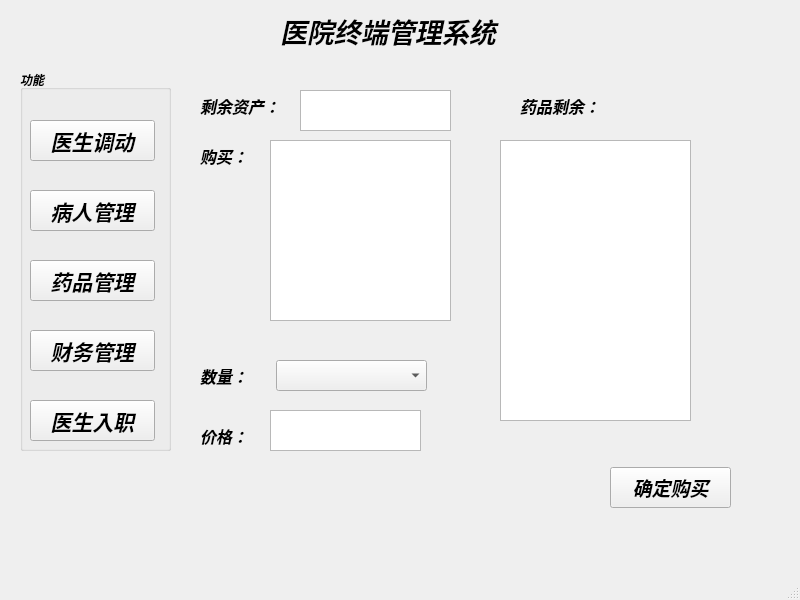
<?xml version="1.0" encoding="UTF-8"?>
<ui version="4.0">
 <class>MainWindow</class>
 <widget class="QMainWindow" name="MainWindow">
  <property name="geometry">
   <rect>
    <x>0</x>
    <y>0</y>
    <width>800</width>
    <height>600</height>
   </rect>
  </property>
  <property name="font">
   <font>
    <weight>75</weight>
    <italic>true</italic>
    <bold>true</bold>
   </font>
  </property>
  <property name="windowTitle">
   <string>MainWindow</string>
  </property>
  <widget class="QWidget" name="centralwidget">
   <widget class="QGroupBox" name="groupBox">
    <property name="geometry">
     <rect>
      <x>20</x>
      <y>70</y>
      <width>151</width>
      <height>381</height>
     </rect>
    </property>
    <property name="title">
     <string>功能</string>
    </property>
    <widget class="QPushButton" name="pushButton_4">
     <property name="geometry">
      <rect>
       <x>10</x>
       <y>260</y>
       <width>125</width>
       <height>41</height>
      </rect>
     </property>
     <property name="font">
      <font>
       <family>Adobe Arabic</family>
       <pointsize>16</pointsize>
       <weight>75</weight>
       <italic>true</italic>
       <bold>true</bold>
      </font>
     </property>
     <property name="text">
      <string>财务管理</string>
     </property>
    </widget>
    <widget class="QPushButton" name="pushButton_1">
     <property name="geometry">
      <rect>
       <x>10</x>
       <y>50</y>
       <width>125</width>
       <height>41</height>
      </rect>
     </property>
     <property name="font">
      <font>
       <family>Adobe Arabic</family>
       <pointsize>16</pointsize>
       <weight>75</weight>
       <italic>true</italic>
       <bold>true</bold>
      </font>
     </property>
     <property name="text">
      <string>医生调动</string>
     </property>
    </widget>
    <widget class="QPushButton" name="pushButton_2">
     <property name="geometry">
      <rect>
       <x>10</x>
       <y>120</y>
       <width>125</width>
       <height>41</height>
      </rect>
     </property>
     <property name="font">
      <font>
       <family>Adobe Arabic</family>
       <pointsize>16</pointsize>
       <weight>75</weight>
       <italic>true</italic>
       <bold>true</bold>
      </font>
     </property>
     <property name="text">
      <string>病人管理</string>
     </property>
    </widget>
    <widget class="QPushButton" name="pushButton_3">
     <property name="geometry">
      <rect>
       <x>10</x>
       <y>190</y>
       <width>125</width>
       <height>41</height>
      </rect>
     </property>
     <property name="font">
      <font>
       <family>Adobe Arabic</family>
       <pointsize>16</pointsize>
       <weight>75</weight>
       <italic>true</italic>
       <bold>true</bold>
      </font>
     </property>
     <property name="text">
      <string>药品管理</string>
     </property>
    </widget>
    <widget class="QPushButton" name="pushButton_6">
     <property name="geometry">
      <rect>
       <x>10</x>
       <y>330</y>
       <width>125</width>
       <height>41</height>
      </rect>
     </property>
     <property name="font">
      <font>
       <family>Adobe Arabic</family>
       <pointsize>16</pointsize>
       <weight>75</weight>
       <italic>true</italic>
       <bold>true</bold>
      </font>
     </property>
     <property name="text">
      <string>医生入职</string>
     </property>
    </widget>
   </widget>
   <widget class="QLabel" name="label">
    <property name="geometry">
     <rect>
      <x>280</x>
      <y>10</y>
      <width>301</width>
      <height>41</height>
     </rect>
    </property>
    <property name="font">
     <font>
      <family>Adobe Arabic</family>
      <pointsize>20</pointsize>
      <weight>75</weight>
      <italic>true</italic>
      <bold>true</bold>
     </font>
    </property>
    <property name="text">
     <string>医院终端管理系统</string>
    </property>
   </widget>
   <widget class="QStackedWidget" name="stackedWidget">
    <property name="geometry">
     <rect>
      <x>190</x>
      <y>80</y>
      <width>551</width>
      <height>451</height>
     </rect>
    </property>
    <property name="currentIndex">
     <number>2</number>
    </property>
    <widget class="QWidget" name="page">
     <widget class="QLabel" name="label_2">
      <property name="geometry">
       <rect>
        <x>30</x>
        <y>10</y>
        <width>131</width>
        <height>41</height>
       </rect>
      </property>
      <property name="font">
       <font>
        <family>Adobe Arabic</family>
        <pointsize>16</pointsize>
        <weight>75</weight>
        <italic>true</italic>
        <bold>true</bold>
       </font>
      </property>
      <property name="text">
       <string>医生：</string>
      </property>
     </widget>
     <widget class="QListView" name="listView">
      <property name="geometry">
       <rect>
        <x>20</x>
        <y>50</y>
        <width>130</width>
        <height>351</height>
       </rect>
      </property>
     </widget>
     <widget class="QListView" name="listView_2">
      <property name="geometry">
       <rect>
        <x>200</x>
        <y>50</y>
        <width>130</width>
        <height>350</height>
       </rect>
      </property>
     </widget>
     <widget class="QLabel" name="label_3">
      <property name="geometry">
       <rect>
        <x>200</x>
        <y>10</y>
        <width>131</width>
        <height>41</height>
       </rect>
      </property>
      <property name="font">
       <font>
        <family>Adobe Arabic</family>
        <pointsize>16</pointsize>
        <weight>75</weight>
        <italic>true</italic>
        <bold>true</bold>
       </font>
      </property>
      <property name="text">
       <string>选择科室：</string>
      </property>
     </widget>
     <widget class="QLabel" name="label_4">
      <property name="geometry">
       <rect>
        <x>370</x>
        <y>10</y>
        <width>131</width>
        <height>41</height>
       </rect>
      </property>
      <property name="font">
       <font>
        <family>Adobe Arabic</family>
        <pointsize>16</pointsize>
        <weight>75</weight>
        <italic>true</italic>
        <bold>true</bold>
       </font>
      </property>
      <property name="text">
       <string>结果：</string>
      </property>
     </widget>
     <widget class="QTextBrowser" name="textBrowser">
      <property name="geometry">
       <rect>
        <x>380</x>
        <y>50</y>
        <width>130</width>
        <height>211</height>
       </rect>
      </property>
     </widget>
     <widget class="QLabel" name="label_5">
      <property name="geometry">
       <rect>
        <x>470</x>
        <y>430</y>
        <width>72</width>
        <height>15</height>
       </rect>
      </property>
      <property name="text">
       <string>医生调动</string>
      </property>
     </widget>
     <widget class="QPushButton" name="pushButton">
      <property name="geometry">
       <rect>
        <x>390</x>
        <y>310</y>
        <width>93</width>
        <height>28</height>
       </rect>
      </property>
      <property name="font">
       <font>
        <family>Adobe Arabic</family>
        <pointsize>12</pointsize>
        <weight>75</weight>
        <italic>true</italic>
        <bold>true</bold>
       </font>
      </property>
      <property name="text">
       <string>确定调动</string>
      </property>
     </widget>
     <widget class="QPushButton" name="pushButton_5">
      <property name="geometry">
       <rect>
        <x>390</x>
        <y>360</y>
        <width>93</width>
        <height>28</height>
       </rect>
      </property>
      <property name="font">
       <font>
        <family>Adobe Arabic</family>
        <pointsize>12</pointsize>
        <weight>75</weight>
        <italic>true</italic>
        <bold>true</bold>
       </font>
      </property>
      <property name="text">
       <string>删除</string>
      </property>
     </widget>
    </widget>
    <widget class="QWidget" name="page_2">
     <widget class="QLabel" name="label_6">
      <property name="geometry">
       <rect>
        <x>20</x>
        <y>10</y>
        <width>101</width>
        <height>21</height>
       </rect>
      </property>
      <property name="font">
       <font>
        <family>Adobe Arabic</family>
        <pointsize>12</pointsize>
        <weight>75</weight>
        <italic>true</italic>
        <bold>true</bold>
       </font>
      </property>
      <property name="text">
       <string>病人名单：</string>
      </property>
     </widget>
     <widget class="QListView" name="listView_3">
      <property name="geometry">
       <rect>
        <x>20</x>
        <y>50</y>
        <width>130</width>
        <height>350</height>
       </rect>
      </property>
     </widget>
     <widget class="QLabel" name="label_7">
      <property name="geometry">
       <rect>
        <x>230</x>
        <y>5</y>
        <width>151</width>
        <height>31</height>
       </rect>
      </property>
      <property name="font">
       <font>
        <family>Adobe Arabic</family>
        <pointsize>12</pointsize>
        <weight>75</weight>
        <italic>true</italic>
        <bold>true</bold>
       </font>
      </property>
      <property name="text">
       <string>详细信息显示：</string>
      </property>
     </widget>
     <widget class="QTextBrowser" name="textBrowser_2">
      <property name="geometry">
       <rect>
        <x>220</x>
        <y>50</y>
        <width>290</width>
        <height>350</height>
       </rect>
      </property>
     </widget>
    </widget>
    <widget class="QWidget" name="page_3">
     <widget class="QLabel" name="label_8">
      <property name="geometry">
       <rect>
        <x>330</x>
        <y>10</y>
        <width>111</width>
        <height>31</height>
       </rect>
      </property>
      <property name="font">
       <font>
        <family>Adobe Arabic</family>
        <pointsize>12</pointsize>
        <weight>75</weight>
        <italic>true</italic>
        <bold>true</bold>
       </font>
      </property>
      <property name="text">
       <string>药品剩余：</string>
      </property>
     </widget>
     <widget class="QListView" name="listView_4">
      <property name="geometry">
       <rect>
        <x>310</x>
        <y>60</y>
        <width>191</width>
        <height>281</height>
       </rect>
      </property>
     </widget>
     <widget class="QLabel" name="label_9">
      <property name="geometry">
       <rect>
        <x>10</x>
        <y>10</y>
        <width>101</width>
        <height>31</height>
       </rect>
      </property>
      <property name="font">
       <font>
        <family>Adobe Arabic</family>
        <pointsize>12</pointsize>
        <weight>75</weight>
        <italic>true</italic>
        <bold>true</bold>
       </font>
      </property>
      <property name="text">
       <string>剩余资产：</string>
      </property>
     </widget>
     <widget class="QListView" name="listView_5">
      <property name="geometry">
       <rect>
        <x>80</x>
        <y>60</y>
        <width>181</width>
        <height>181</height>
       </rect>
      </property>
     </widget>
     <widget class="QComboBox" name="comboBox_3">
      <property name="geometry">
       <rect>
        <x>86</x>
        <y>280</y>
        <width>151</width>
        <height>31</height>
       </rect>
      </property>
     </widget>
     <widget class="QLabel" name="label_21">
      <property name="geometry">
       <rect>
        <x>10</x>
        <y>280</y>
        <width>61</width>
        <height>31</height>
       </rect>
      </property>
      <property name="font">
       <font>
        <family>Adobe Arabic</family>
        <pointsize>12</pointsize>
        <weight>75</weight>
        <italic>true</italic>
        <bold>true</bold>
       </font>
      </property>
      <property name="text">
       <string>数量：</string>
      </property>
     </widget>
     <widget class="QTextBrowser" name="textBrowser_3">
      <property name="geometry">
       <rect>
        <x>80</x>
        <y>330</y>
        <width>151</width>
        <height>41</height>
       </rect>
      </property>
     </widget>
     <widget class="QLabel" name="label_22">
      <property name="geometry">
       <rect>
        <x>10</x>
        <y>340</y>
        <width>61</width>
        <height>31</height>
       </rect>
      </property>
      <property name="font">
       <font>
        <family>Adobe Arabic</family>
        <pointsize>12</pointsize>
        <weight>75</weight>
        <italic>true</italic>
        <bold>true</bold>
       </font>
      </property>
      <property name="text">
       <string>价格：</string>
      </property>
     </widget>
     <widget class="QLabel" name="label_20">
      <property name="geometry">
       <rect>
        <x>10</x>
        <y>60</y>
        <width>61</width>
        <height>31</height>
       </rect>
      </property>
      <property name="font">
       <font>
        <family>Adobe Arabic</family>
        <pointsize>12</pointsize>
        <weight>75</weight>
        <italic>true</italic>
        <bold>true</bold>
       </font>
      </property>
      <property name="text">
       <string>购买：</string>
      </property>
     </widget>
     <widget class="QTextBrowser" name="textBrowser_7">
      <property name="geometry">
       <rect>
        <x>110</x>
        <y>10</y>
        <width>151</width>
        <height>41</height>
       </rect>
      </property>
     </widget>
     <widget class="QPushButton" name="pushButton_8">
      <property name="geometry">
       <rect>
        <x>420</x>
        <y>387</y>
        <width>121</width>
        <height>41</height>
       </rect>
      </property>
      <property name="font">
       <font>
        <family>Adobe Arabic</family>
        <pointsize>14</pointsize>
        <weight>75</weight>
        <italic>true</italic>
        <bold>true</bold>
       </font>
      </property>
      <property name="text">
       <string>确定购买</string>
      </property>
     </widget>
    </widget>
    <widget class="QWidget" name="page_4">
     <widget class="QLabel" name="label_10">
      <property name="geometry">
       <rect>
        <x>40</x>
        <y>20</y>
        <width>141</width>
        <height>31</height>
       </rect>
      </property>
      <property name="font">
       <font>
        <family>Adobe Arabic</family>
        <pointsize>12</pointsize>
        <weight>75</weight>
        <italic>true</italic>
        <bold>true</bold>
       </font>
      </property>
      <property name="text">
       <string>药品使用明细：</string>
      </property>
     </widget>
     <widget class="QTextBrowser" name="textBrowser_4">
      <property name="geometry">
       <rect>
        <x>20</x>
        <y>70</y>
        <width>280</width>
        <height>301</height>
       </rect>
      </property>
     </widget>
     <widget class="QTextBrowser" name="textBrowser_5">
      <property name="geometry">
       <rect>
        <x>340</x>
        <y>70</y>
        <width>180</width>
        <height>211</height>
       </rect>
      </property>
     </widget>
     <widget class="QLabel" name="label_11">
      <property name="geometry">
       <rect>
        <x>370</x>
        <y>25</y>
        <width>151</width>
        <height>31</height>
       </rect>
      </property>
      <property name="font">
       <font>
        <family>Adobe Arabic</family>
        <pointsize>12</pointsize>
        <weight>75</weight>
        <italic>true</italic>
        <bold>true</bold>
       </font>
      </property>
      <property name="text">
       <string>其他收入明细：</string>
      </property>
     </widget>
     <widget class="QLabel" name="label_12">
      <property name="geometry">
       <rect>
        <x>180</x>
        <y>410</y>
        <width>131</width>
        <height>21</height>
       </rect>
      </property>
      <property name="font">
       <font>
        <family>Adobe Arabic</family>
        <pointsize>12</pointsize>
        <weight>75</weight>
        <italic>true</italic>
        <bold>true</bold>
       </font>
      </property>
      <property name="text">
       <string>总入账金额：</string>
      </property>
     </widget>
     <widget class="QTextBrowser" name="textBrowser_6">
      <property name="geometry">
       <rect>
        <x>330</x>
        <y>300</y>
        <width>201</width>
        <height>141</height>
       </rect>
      </property>
     </widget>
    </widget>
    <widget class="QWidget" name="page_5">
     <widget class="QLineEdit" name="lineEdit">
      <property name="geometry">
       <rect>
        <x>130</x>
        <y>40</y>
        <width>100</width>
        <height>30</height>
       </rect>
      </property>
     </widget>
     <widget class="QLineEdit" name="lineEdit_2">
      <property name="geometry">
       <rect>
        <x>130</x>
        <y>120</y>
        <width>200</width>
        <height>30</height>
       </rect>
      </property>
     </widget>
     <widget class="QComboBox" name="comboBox">
      <property name="geometry">
       <rect>
        <x>370</x>
        <y>40</y>
        <width>87</width>
        <height>22</height>
       </rect>
      </property>
      <item>
       <property name="text">
        <string>男</string>
       </property>
      </item>
      <item>
       <property name="text">
        <string>女</string>
       </property>
      </item>
     </widget>
     <widget class="QLabel" name="label_13">
      <property name="geometry">
       <rect>
        <x>10</x>
        <y>40</y>
        <width>72</width>
        <height>30</height>
       </rect>
      </property>
      <property name="font">
       <font>
        <family>Adobe Arabic</family>
        <pointsize>12</pointsize>
        <weight>75</weight>
        <italic>true</italic>
        <bold>true</bold>
       </font>
      </property>
      <property name="text">
       <string>姓名：</string>
      </property>
     </widget>
     <widget class="QLabel" name="label_14">
      <property name="geometry">
       <rect>
        <x>10</x>
        <y>120</y>
        <width>72</width>
        <height>30</height>
       </rect>
      </property>
      <property name="font">
       <font>
        <family>Adobe Arabic</family>
        <pointsize>12</pointsize>
        <weight>75</weight>
        <italic>true</italic>
        <bold>true</bold>
       </font>
      </property>
      <property name="text">
       <string>身份证：</string>
      </property>
     </widget>
     <widget class="QLabel" name="label_15">
      <property name="geometry">
       <rect>
        <x>300</x>
        <y>40</y>
        <width>72</width>
        <height>30</height>
       </rect>
      </property>
      <property name="font">
       <font>
        <family>Adobe Arabic</family>
        <pointsize>12</pointsize>
        <weight>75</weight>
        <italic>true</italic>
        <bold>true</bold>
       </font>
      </property>
      <property name="text">
       <string>性别：</string>
      </property>
     </widget>
     <widget class="QComboBox" name="comboBox_2">
      <property name="geometry">
       <rect>
        <x>130</x>
        <y>190</y>
        <width>161</width>
        <height>31</height>
       </rect>
      </property>
      <property name="font">
       <font>
        <weight>75</weight>
        <italic>false</italic>
        <bold>true</bold>
       </font>
      </property>
      <item>
       <property name="text">
        <string>内科</string>
       </property>
      </item>
      <item>
       <property name="text">
        <string>外科</string>
       </property>
      </item>
      <item>
       <property name="text">
        <string>脑科</string>
       </property>
      </item>
      <item>
       <property name="text">
        <string>儿科</string>
       </property>
      </item>
      <item>
       <property name="text">
        <string>骨科</string>
       </property>
      </item>
      <item>
       <property name="text">
        <string>口鼻科</string>
       </property>
      </item>
      <item>
       <property name="text">
        <string>中医科</string>
       </property>
      </item>
      <item>
       <property name="text">
        <string>妇产科</string>
       </property>
      </item>
      <item>
       <property name="text">
        <string>男科</string>
       </property>
      </item>
      <item>
       <property name="text">
        <string>泌尿科</string>
       </property>
      </item>
      <item>
       <property name="text">
        <string>美容科</string>
       </property>
      </item>
     </widget>
     <widget class="QLabel" name="label_16">
      <property name="geometry">
       <rect>
        <x>10</x>
        <y>190</y>
        <width>101</width>
        <height>30</height>
       </rect>
      </property>
      <property name="font">
       <font>
        <family>Adobe Arabic</family>
        <pointsize>12</pointsize>
        <weight>75</weight>
        <italic>true</italic>
        <bold>true</bold>
       </font>
      </property>
      <property name="text">
       <string>医生职位：</string>
      </property>
     </widget>
     <widget class="QLabel" name="label_17">
      <property name="geometry">
       <rect>
        <x>10</x>
        <y>260</y>
        <width>51</width>
        <height>30</height>
       </rect>
      </property>
      <property name="font">
       <font>
        <family>Adobe Arabic</family>
        <pointsize>12</pointsize>
        <weight>75</weight>
        <italic>true</italic>
        <bold>true</bold>
       </font>
      </property>
      <property name="text">
       <string>工资：</string>
      </property>
     </widget>
     <widget class="QLineEdit" name="lineEdit_3">
      <property name="geometry">
       <rect>
        <x>130</x>
        <y>260</y>
        <width>100</width>
        <height>30</height>
       </rect>
      </property>
     </widget>
     <widget class="QLabel" name="label_18">
      <property name="geometry">
       <rect>
        <x>10</x>
        <y>330</y>
        <width>51</width>
        <height>30</height>
       </rect>
      </property>
      <property name="font">
       <font>
        <family>Adobe Arabic</family>
        <pointsize>12</pointsize>
        <weight>75</weight>
        <italic>true</italic>
        <bold>true</bold>
       </font>
      </property>
      <property name="text">
       <string>电话：</string>
      </property>
     </widget>
     <widget class="QLineEdit" name="lineEdit_4">
      <property name="geometry">
       <rect>
        <x>130</x>
        <y>330</y>
        <width>200</width>
        <height>30</height>
       </rect>
      </property>
     </widget>
     <widget class="QPushButton" name="pushButton_7">
      <property name="geometry">
       <rect>
        <x>410</x>
        <y>380</y>
        <width>100</width>
        <height>30</height>
       </rect>
      </property>
      <property name="font">
       <font>
        <family>Adobe Arabic</family>
        <pointsize>12</pointsize>
        <weight>75</weight>
        <italic>false</italic>
        <bold>true</bold>
       </font>
      </property>
      <property name="text">
       <string>确定</string>
      </property>
     </widget>
     <widget class="QLabel" name="label_19">
      <property name="geometry">
       <rect>
        <x>310</x>
        <y>260</y>
        <width>51</width>
        <height>30</height>
       </rect>
      </property>
      <property name="font">
       <font>
        <family>Adobe Arabic</family>
        <pointsize>12</pointsize>
        <weight>75</weight>
        <italic>true</italic>
        <bold>true</bold>
       </font>
      </property>
      <property name="text">
       <string>学历：</string>
      </property>
     </widget>
     <widget class="QLineEdit" name="lineEdit_5">
      <property name="geometry">
       <rect>
        <x>390</x>
        <y>260</y>
        <width>100</width>
        <height>30</height>
       </rect>
      </property>
     </widget>
    </widget>
   </widget>
  </widget>
  <widget class="QMenuBar" name="menubar">
   <property name="geometry">
    <rect>
     <x>0</x>
     <y>0</y>
     <width>800</width>
     <height>25</height>
    </rect>
   </property>
  </widget>
  <widget class="QStatusBar" name="statusbar"/>
 </widget>
 <resources/>
 <connections/>
</ui>
